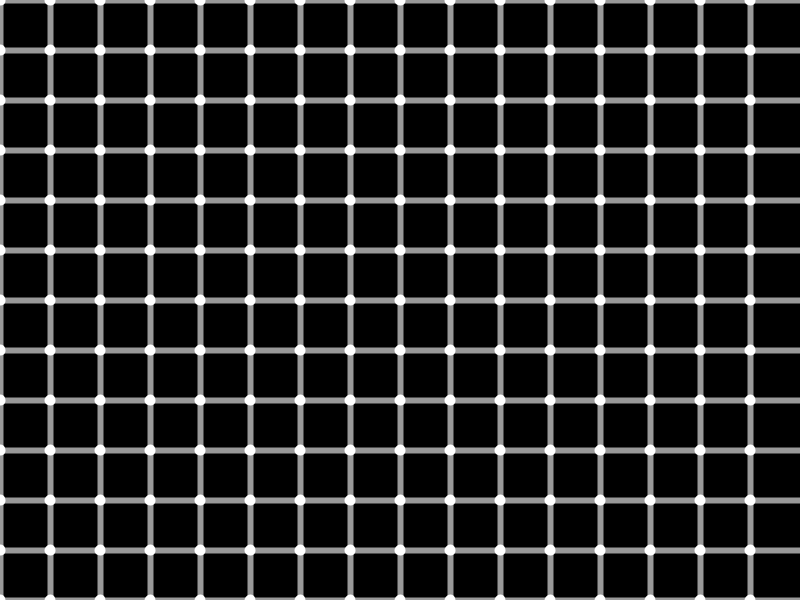
Frame 1 (no input)
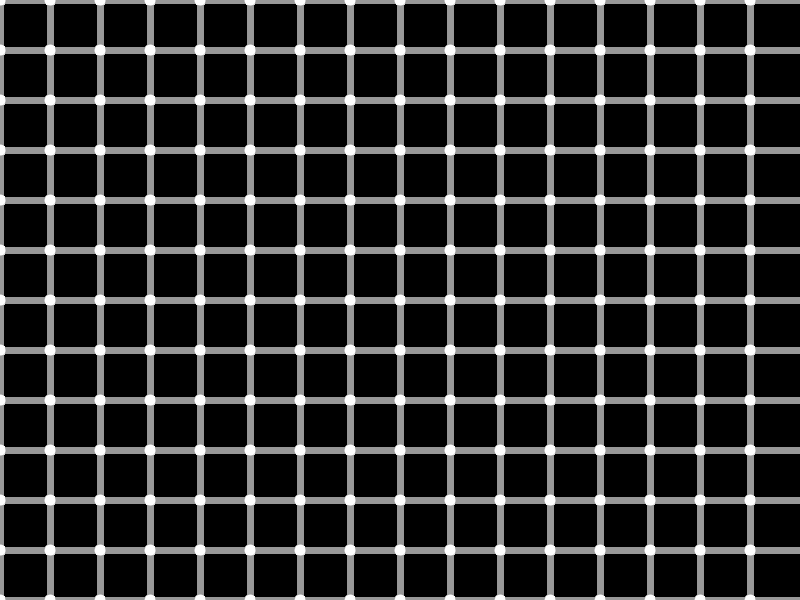
Frame 60 (the mouse pressed at the canvas centre just before this capture)
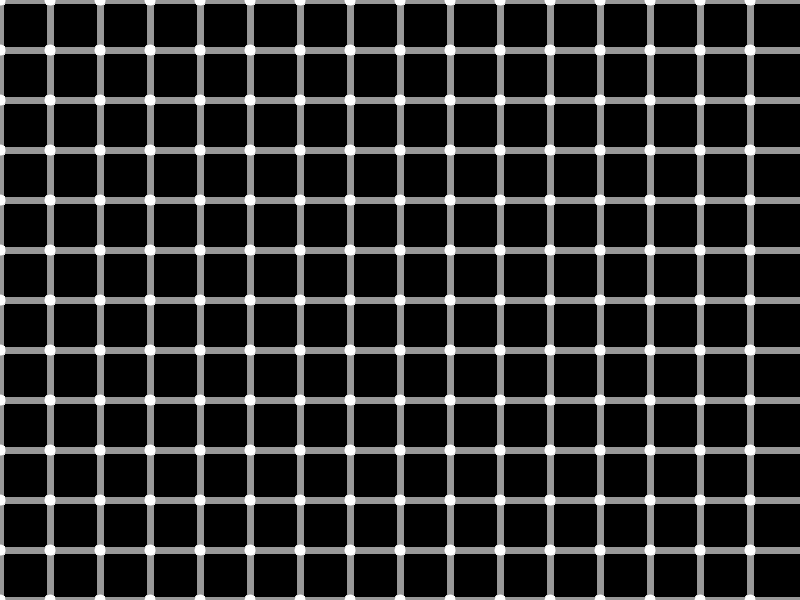
Frame 120 (the mouse held since frame 60 and released just before this capture)

The Processing sketch that drew these frames (run headless with seeded random() and noise(); from frame 60 on, the mouse is pressed at the canvas centre):

// Processing sketch: scintillating_grid_illusion
// ── scintillating_grid_illusion.pde
int colorValue = 0;
int xyStart = 0;
int xEnd = 800;
int yEnd = 600;

void setup() {
  size(800, 600);
  background(0);
}

void draw(){
  cuadricula();
  puntos();
}

// Dibuja la cuadricula
void cuadricula(){
  for (int i = xyStart; i < xEnd; i += 50) {
    stroke(153);
    strokeWeight(6);
    line(xyStart,i,xEnd,i);
    line(i,xyStart,i,xEnd);
  }
}

// Dibuja los puntos en la cuadricula
void puntos(){
  for (int i = xyStart; i < xEnd; i += 50){
    for (int j = xyStart; j < xEnd; j += 50){
      fill(255);
      stroke(255);
      ellipse(i,j,5,5);
    }
  }
}
